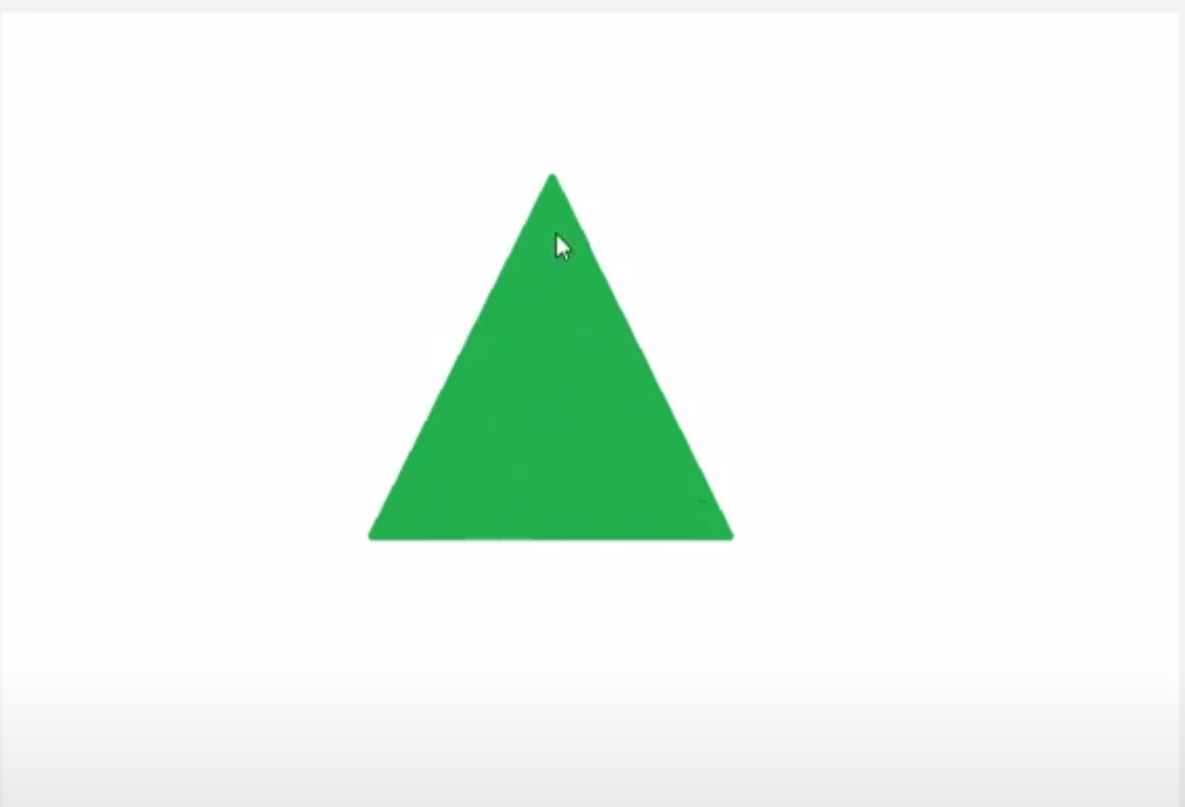
#> input picture islemler/u1.png, 1185 x 807 px
$ python 'contex hull.py'
#> lines starting #> are read from the running program, lines starting #| are printed output that depends on the picture; after the words box and inside, x2 and y2 are one past the last pixel; in counts of white or black regions, pixels touching at a corner belong together; long printed decimals are rounded
import cv2

import numpy as np


img=cv2.imread("u1.png")
#> img is the input picture: shape (807, 1185, 3); mean B, G, R 240.2, 246.2, 237.2

print(img)
#> (printed output is left out)
gri = cv2.cvtColor(img, cv2.COLOR_BGR2GRAY)
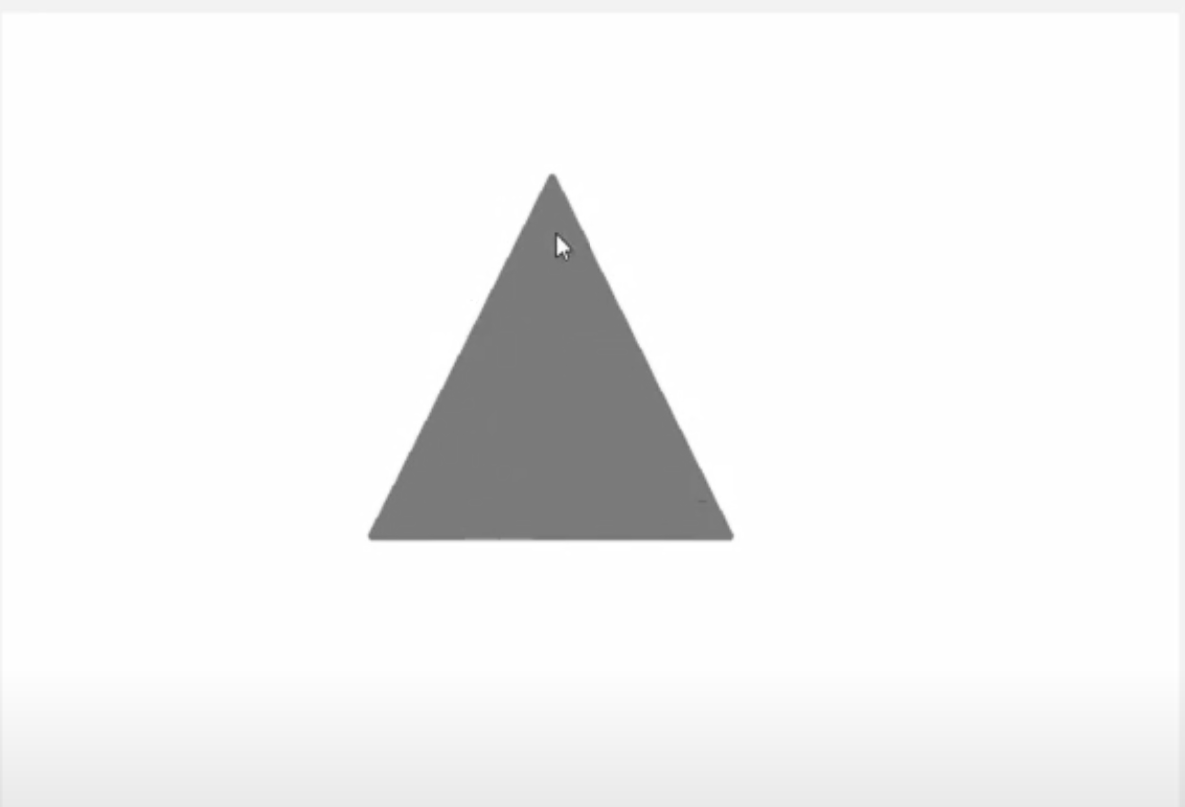
#> gri: shape (807, 1185); min 62, max 255, mean 242.5
a,thresh=cv2.threshold(gri,75,200,cv2.THRESH_BINARY)
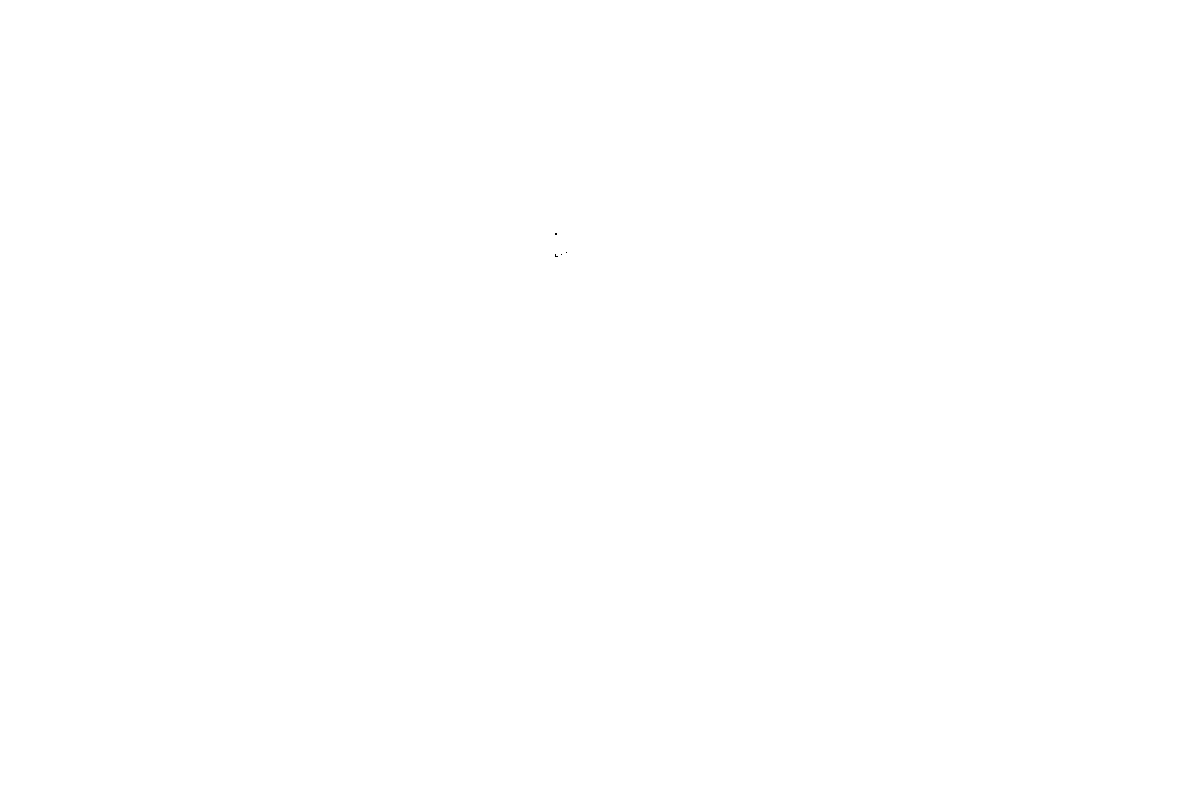
#> thresh: shape (807, 1185); values 0 (black) and 200 (white), 100% white; black in thin lines or dots, all inside (x1, y1, x2, y2) = (555, 233, 567, 257)
contur,hier=cv2.findContours(thresh,cv2.RETR_TREE,cv2.CHAIN_APPROX_SIMPLE)
#> contur = 5 contours, 4 with area under 20; largest, box (x1, y1, x2, y2) and area: (0, 0, 1185, 807) 954304

hull=[]

for i in range(len(contur)):
    hull.append(cv2.convexHull(contur[i],False))
#> this loop made 5 passes
#> after the loop, hull has the same summary as contur
tuval=np.zeros((thresh.shape[0],thresh.shape[1],3),np.uint8)


for i in range(len(contur)):
    cv2.drawContours(tuval,contur,i,(255,0,0),3,8)
    cv2.drawContours(tuval,hull,i,(0,255,0),1,8)
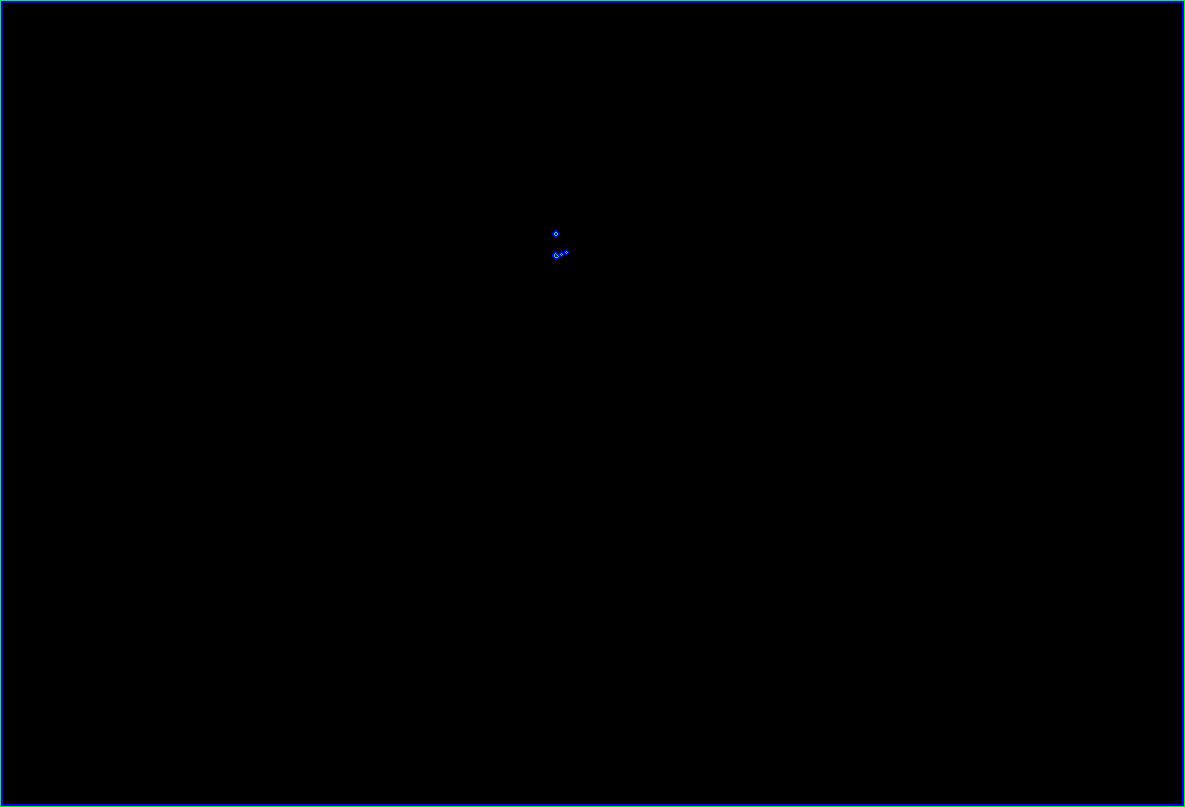
#> tuval: shape (807, 1185, 3); mean of channels 0, 1, 2 2.1, 1.1, 0; drawn as B, G, R


cnt=hull[0]
#> cnt = [[1184, 0], [1184, 806], [0, 806], [0, 0]]

M=cv2.moments(cnt)
#> M = moments, m00 954304, centre m10/m00, m01/m00 = (592, 403)
print(M)
#> (printed output is left out)
alan=cv2.contourArea(cnt)
#> alan = 954304
print(alan)
#| 954304.0
print(M["m00"])
#| 954304.0
cevre=cv2.arcLength(cnt,True)
#> cevre = 3980
print(cevre)
#| 3980.0

cv2.imshow("resim",tuval)

cv2.waitKey(0)
cv2.destroyAllWindows()

$ run again, with islemler/4.png copied over islemler/u1.png
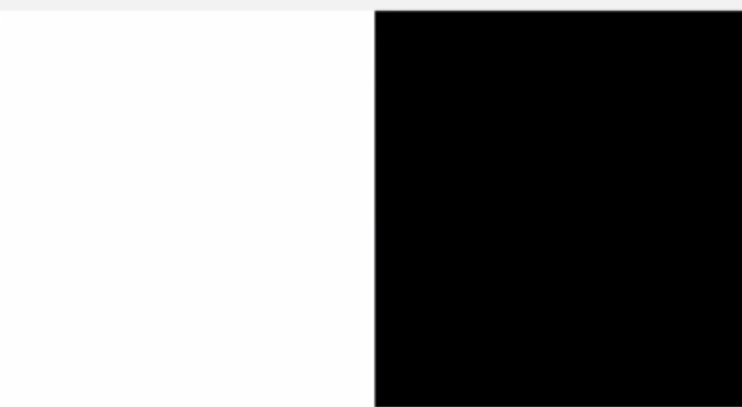
#> input picture islemler/4.png, 742 x 407 px
#> img is the input picture: shape (407, 742, 3); mean B, G, R 132.4, 131.4, 132.4
#> (printed output is left out)
#> `a,thresh=cv2.threshold(gri,75,200,cv2.THRESH_BINARY)`:
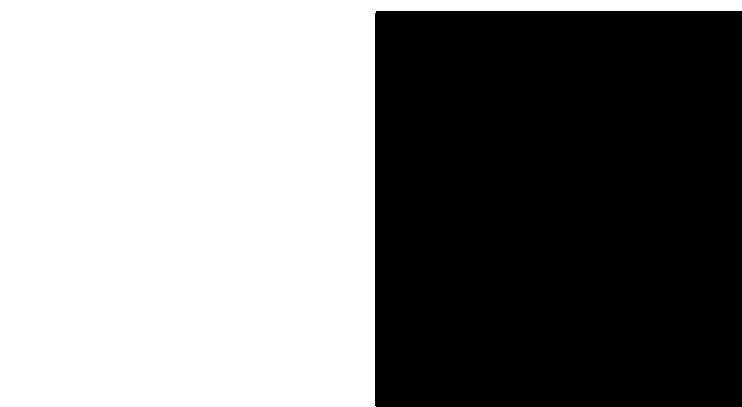
#> thresh: shape (407, 742); values 0 (black) and 200 (white), 51.9% white; 1 black region
#> contur = 1 contour; box (x1, y1, x2, y2) and area: (0, 0, 742, 407) 155518
#> the loop `for i in range(len(contur)):` made 1 pass
#> after the loop `for i in range(len(contur)):`: hull = 1 item
#> after the loop `for i in range(len(contur)):`:
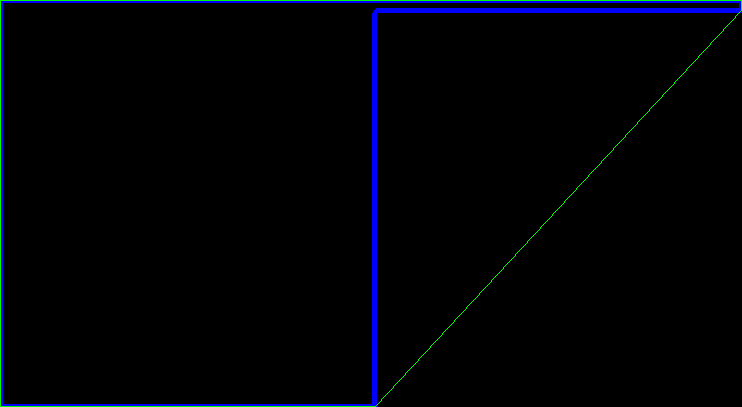
#> tuval: shape (407, 742, 3); mean of channels 0, 1, 2 5.8, 1.6, 0; drawn as B, G, R
#> cnt = [[741, 0], [741, 10], [375, 406], [0, 406], [0, 0]]
#> M = moments, m00 228378, centre m10/m00, m01/m00 = (291.6, 180.5)
#> (printed output is left out)
#> alan = 228378
#| 228378.0
#| 228378.0
#> cevre = 2071.2
#| 2071.233
